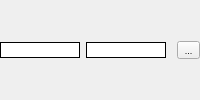
         <widget class="QWidget" name="Color" native="true">
          <layout class="QHBoxLayout" name="horizontalLayout_8" stretch="0,0,0,0">
           <property name="leftMargin">
            <number>0</number>
           </property>
           <property name="topMargin">
            <number>0</number>
           </property>
           <property name="rightMargin">
            <number>0</number>
           </property>
           <property name="bottomMargin">
            <number>0</number>
           </property>
           <item>
            <widget class="QPushButton" name="ColorMin">
             <property name="minimumSize">
              <size>
               <width>80</width>
               <height>0</height>
              </size>
             </property>
             <property name="maximumSize">
              <size>
               <width>80</width>
               <height>16777215</height>
              </size>
             </property>
             <property name="styleSheet">
              <string notr="true">QPushButton
{
   background-color: white;
   border: 1px solid black;
}</string>
             </property>
             <property name="text">
              <string/>
             </property>
             <property name="flat">
              <bool>true</bool>
             </property>
            </widget>
           </item>
           <item>
            <widget class="QPushButton" name="ColorMax">
             <property name="minimumSize">
              <size>
               <width>80</width>
               <height>0</height>
              </size>
             </property>
             <property name="maximumSize">
              <size>
               <width>80</width>
               <height>16777215</height>
              </size>
             </property>
             <property name="styleSheet">
              <string notr="true">QPushButton
{
   background-color: white;
   border: 1px solid black;
}</string>
             </property>
             <property name="text">
              <string/>
             </property>
             <property name="flat">
              <bool>true</bool>
             </property>
            </widget>
           </item>
           <item>
            <spacer name="horizontalSpacer_8">
             <property name="orientation">
              <enum>Qt::Horizontal</enum>
             </property>
             <property name="sizeHint" stdset="0">
              <size>
               <width>0</width>
               <height>20</height>
              </size>
             </property>
            </spacer>
           </item>
           <item>
            <widget class="QToolButton" name="ColorEdit">
             <property name="minimumSize">
              <size>
               <width>23</width>
               <height>0</height>
              </size>
             </property>
             <property name="font">
              <font>
               <pointsize>7</pointsize>
              </font>
             </property>
             <property name="text">
              <string>...</string>
             </property>
            </widget>
           </item>
          </layout>
         </widget>
